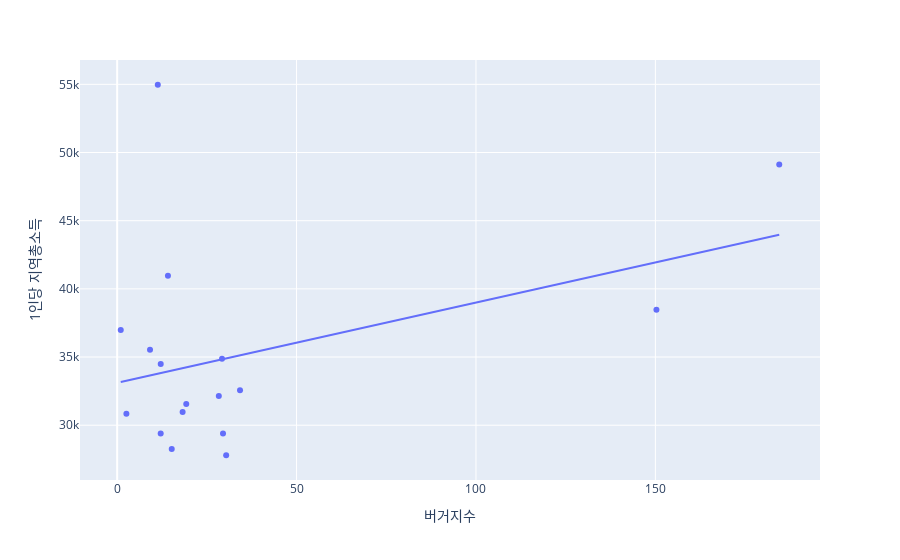

Write notebook code for a chart like this one.
### Code cell
# '1인당 지역내총생산', '1인당 지역총소득','1인당 개인소득', '1인당 민간소비'
px.scatter(df_2, x='버거지수', y='1인당 지역총소득', trendline='ols', hover_name='시도별')

### Figure 1 — Plotly figure (JSON) as saved in the notebook; plotly's stock layout.template omitted (floating-point values rounded to 4 significant figures)
{"data": [{"hovertemplate": "<b>%{hovertext}</b><br><br>버거지수=%{x}<br>1인당 지역총소득=%{y}<extra></extra>", "hovertext": ["강원도", "경기도", "경상남도", "경상북도", "광주광역시", "대구광역시", "대전광역시", "부산광역시", "서울특별시", "세종특별자치시", "울산광역시", "인천광역시", "전라남도", "전라북도", "제주특별자치도", "충청남도", "충청북도"], "legendgroup": "", "marker": {"color": "#636efa", "symbol": "circle"}, "mode": "markers", "name": "", "orientation": "v", "showlegend": false, "type": "scatter", "x": [12.13, 150.3, 28.33, 29.22, 18.24, 30.38, 19.25, 29.5, 184.5, 1, 11.32, 34.24, 9.157, 15.21, 2.571, 14.15, 12.14], "xaxis": "x", "y": [29392, 38466, 32140, 34873, 30964, 27798, 31548, 29388, 49121, 36983, 54969, 32571, 35532, 28260, 30834, 40953, 34484], "yaxis": "y"}, {"hovertemplate": "<b>OLS trendline</b><br>1인당 지역총소득 = 58.8228 * 버거지수 + 33110.8<br>R<sup>2</sup>=0.165644<br><br>버거지수=%{x}<br>1인당 지역총소득=%{y} <b>(trend)</b><extra></extra>", "legendgroup": "", "marker": {"color": "#636efa", "symbol": "circle"}, "mode": "lines", "name": "", "showlegend": false, "type": "scatter", "x": [1, 2.571, 9.157, 11.32, 12.13, 12.14, 14.15, 15.21, 18.24, 19.25, 28.33, 29.22, 29.5, 30.38, 34.24, 150.3, 184.5], "xaxis": "x", "y": [33170.0, 33260.0, 33650.0, 33780.0, 33820.0, 33820.0, 33940.0, 34010.0, 34180.0, 34240.0, 34780.0, 34830.0, 34850.0, 34900.0, 35130.0, 41950.0, 43970.0], "yaxis": "y"}], "layout": {"legend": {"tracegroupgap": 0}, "margin": {"t": 60}, "xaxis": {"anchor": "y", "domain": [0, 1], "title": {"text": "버거지수"}}, "yaxis": {"anchor": "x", "domain": [0, 1], "title": {"text": "1인당 지역총소득"}}}}
